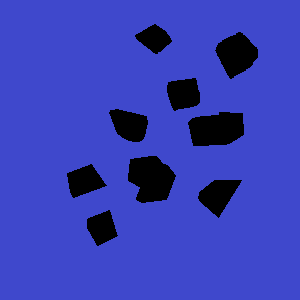
#> input picture map3.png, 300 x 300 px
$ python A_star.py
#> lines starting #> are read from the running program, lines starting #| are printed output that depends on the picture; after the words box and inside, x2 and y2 are one past the last pixel; in counts of white or black regions, pixels touching at a corner belong together
"""
只需要改3个地方即可
1、起点
2、终点
3、安全区域
"""

import queue
import numpy as np
import matplotlib.image as mp
import matplotlib.pyplot as plt


def Heuristic(a, b):
    (x1, y1) = a
    (x2, y2) = b
    return abs(x1 - x2) + abs(y1 - y2)


def Neighbors(current):
    a = [current[0], current[1] + 1]
    b = [current[0], current[1] - 1]
    c = [current[0] + 1, current[1]]
    d = [current[0] - 1, current[1]]
    e = [current[0] - 1, current[1] - 1]
    f = [current[0] + 1, current[1] + 1]
    g = [current[0] - 1, current[1] + 1]
    h = [current[0] + 1, current[1] - 1]
    return [a, b, c, d, e, f, g, h]


def A_star_search(start, goal):
    frontier = queue.PriorityQueue()
    frontier.put([0, start])
    cost_so_far = {}
    came_from = {}
    cost_so_far[start] = 0
    came_from[start] = start

    while not frontier.empty():
        current = frontier.get()
        current = current[1]

        if current == goal:
            print('找到最短路径')
            break

        for next in Neighbors(current):
            next = tuple(next)
            new_cost = cost_so_far[current] + 1  # 当前待见
            if (next not in cost_so_far or new_cost < cost_so_far[next]) and image[next] == safe:
                cost_so_far[next] = new_cost
                priority = new_cost + Heuristic(goal, next)  # 当前代价+预估代价
                frontier.put([priority, next])
                came_from[next] = current

    return came_from, cost_so_far


"""
注意！！！
正常情况下画出来的图是倒的，使用了np.flipud()，虽然图像可以回正，但是相对的对数据做出改变时也需要对调x, y
同时plt.imshow(origin='lower')，在于lower进行匹配的时候也会有一些差异，需要注意调试
"""

image = mp.imread('map3.png')
#> image is the input picture: shape (300, 300, 4) float32; mean R, G, B, A 0.221, 0.253, 0.718, 1
im = image
im = np.flipud(im)
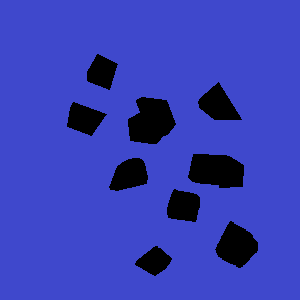
#> im: shape (300, 300, 4) float32; mean R, G, B, A 0.221, 0.253, 0.718, 1
im = np.array(im)

image = image[:, :, 0]
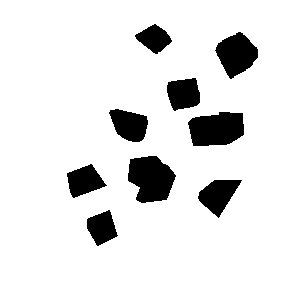
#> image: shape (300, 300) float32; values 0 (black) and 0.247 (white), 89.6% white; 9 black regions, largest, box (x1, y1, x2, y2) and area: (128, 156, 176, 203) 1645, (188, 112, 244, 146) 1555, (215, 32, 258, 79) 1259
image = np.flipud(image)  # 矩阵上下颠倒
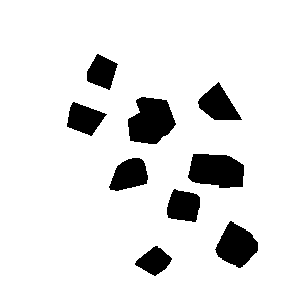
#> image: shape (300, 300) float32; values 0 (black) and 0.247 (white), 89.6% white; 9 black regions, largest, box (x1, y1, x2, y2) and area: (128, 97, 176, 144) 1645, (188, 154, 244, 188) 1555, (215, 221, 258, 268) 1259
image = np.array(image)

safe = image[50, 50]  # 障碍物位置x, y最好一样，这样就不需要考虑图像倒置,这里应该指的是左下角，原本指的是左上角
#> safe = 0.247
start = (41, 68)  # 起点画图时显示为(y, x)
goal = (221, 200)  # 终点画图时显示为(y, x)
came_from, cost_so_far = A_star_search(start, goal)  # 当前方块到之前方块的一个映射，当前代价
path = [goal]
i = came_from[goal]
for x in range(len(came_from)):  # 实际上循环不到len(came_from)次
    path.append(i)
    a = came_from[i]
    path.append(a)
    i = came_from[a]

for i in range(len(path)):
    x = path[i][0]
    y = path[i][1]
    image[x, y] = 0.2
    im[x, y] = [0.92941177, 0.10980392, 0.14117648, 1.0]
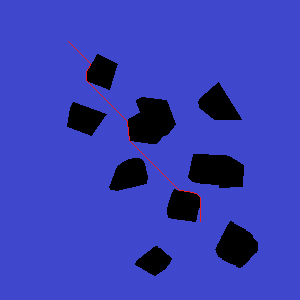
#> im: shape (300, 300, 4) float32; 0.22% of pixels changed, all inside (x1, y1, x2, y2) = (68, 41, 201, 222)
plt.xlabel("x")
plt.ylabel("y")
plt.imshow(im, cmap="hot", origin='lower')
plt.colorbar()
plt.show()
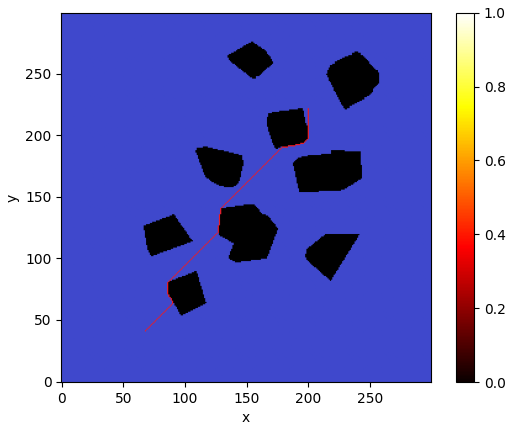
#> figure drawn by matplotlib, 2 panels

$ run again, with map1.png copied over map3.png
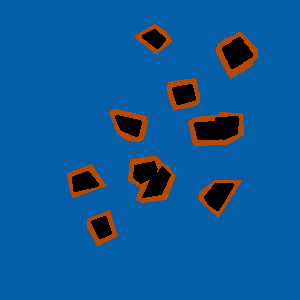
#> input picture map1.png, 300 x 300 px
#> image is the input picture: shape (300, 300, 4) float32; mean R, G, B, A 0.0519, 0.349, 0.591, 1
#> safe = 0.0157
#> after the loop `for i in range(len(path)):`:
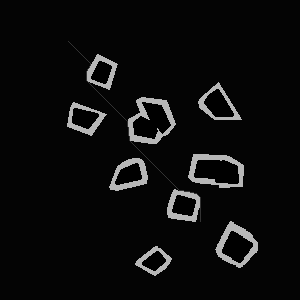
#> image: shape (300, 300) float32; min 0, max 0.718, mean 0.0523
#> `plt.show()`:
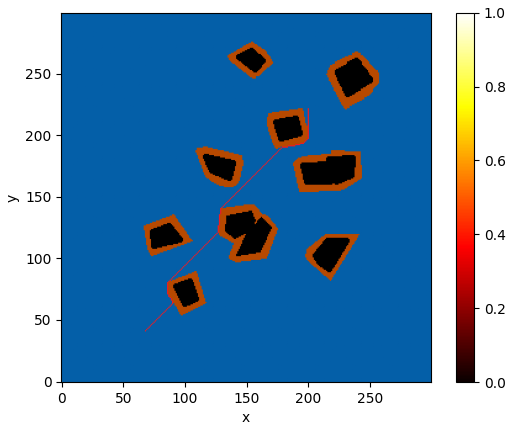
#> figure drawn by matplotlib, 2 panels
